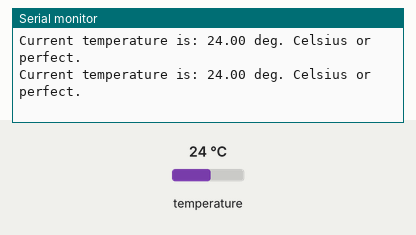
This program was run on a simulated ESP8266 (Wemos D1 mini). Shown: the last lines printed to the serial monitor. The inputs (shaded band) are chosen by the test bench; at power-on: temperature 24 °C.

Above: at 7.3 s.
7.4 s: temperature set to 12 °C
At 12.8 s:
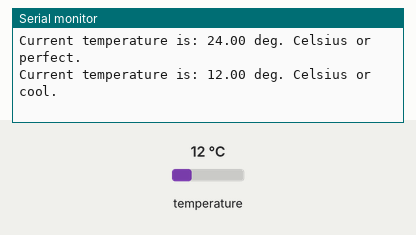
19.3 s: temperature set to 28 °C
At 25.0 s:
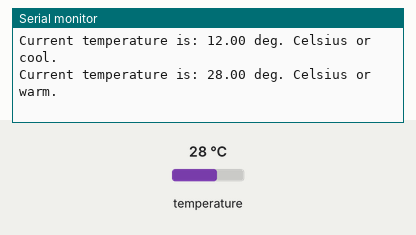
31.1 s: temperature set to 33 °C
At 36.0 s:
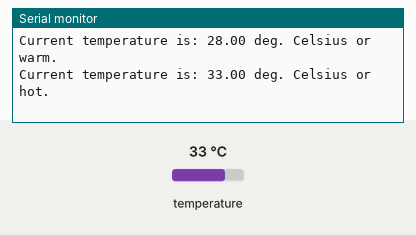
42.6 s: temperature set to 41 °C
At 48.2 s:
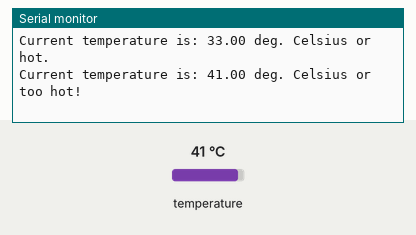
54.1 s: temperature set to 7 °C
At 59.2 s:
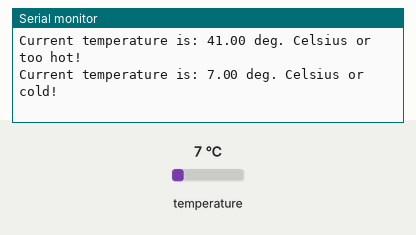

The program:

main.cpp
```cpp
#include <Arduino.h>
#include <OneWire.h>
#include <DallasTemperature.h>

const int oneWireBus = D3;

OneWire oneWire(oneWireBus);

DallasTemperature DS18B20(&oneWire);

DeviceAddress deviceAddress;
bool sensorFound = false;

void setup() {
  Serial.begin(115200);

  DS18B20.begin();

  Serial.println("\nTemperature Application");

  if (DS18B20.getAddress(deviceAddress, 0)) {
    sensorFound = true;

    Serial.print("Found DS18B20 sensor with address: ");

    for (int i = 0; i < 8; i++){
      if (deviceAddress[i] < 16) {
        Serial.print("0");
      }

      Serial.print(deviceAddress[i], HEX);

    }

    Serial.println();

  } else {
    Serial.println("No DS18B20 temperature sensors are installed!");
  }

}

void loop() {

  if (!sensorFound) {
    delay(1000);
    return;
  }

  float fTemp;

  DS18B20.requestTemperatures();

  fTemp = DS18B20.getTempCByIndex(0);


  if (fTemp < 10){
    Serial.println("Current temperature is: " + String(fTemp) + " deg. Celsius or cold!");
  }
  if (fTemp >= 10 && fTemp < 15){
    Serial.println("Current temperature is: " + String(fTemp) + " deg. Celsius or cool.");
  }
  if (fTemp >= 15 && fTemp < 25){
    Serial.println("Current temperature is: " + String(fTemp) + " deg. Celsius or perfect.");
  }
  if (fTemp >= 25 && fTemp < 30){
    Serial.println("Current temperature is: " + String(fTemp) + " deg. Celsius or warm.");
  }
  if (fTemp >= 30 && fTemp <= 35){
    Serial.println("Current temperature is: " + String(fTemp) + " deg. Celsius or hot.");
  }
  if (fTemp >35){
    Serial.println("Current temperature is: " + String(fTemp) + " deg. Celsius or too hot!");
  }

  delay(5000);
}
```

Measured:
- after the input at 7.4 s, the serial monitor: prints a new line after 4.9 s (image 1)
- after the input at 19.3 s, the serial monitor: prints a new line after 4.6 s (image 2)
- after the input at 31.1 s, the serial monitor: prints a new line after 4.3 s (image 3)
- after the input at 42.6 s, the serial monitor: prints a new line after 4.3 s (image 4)
- after the input at 54.1 s, the serial monitor: prints a new line after 4.3 s (image 5)
